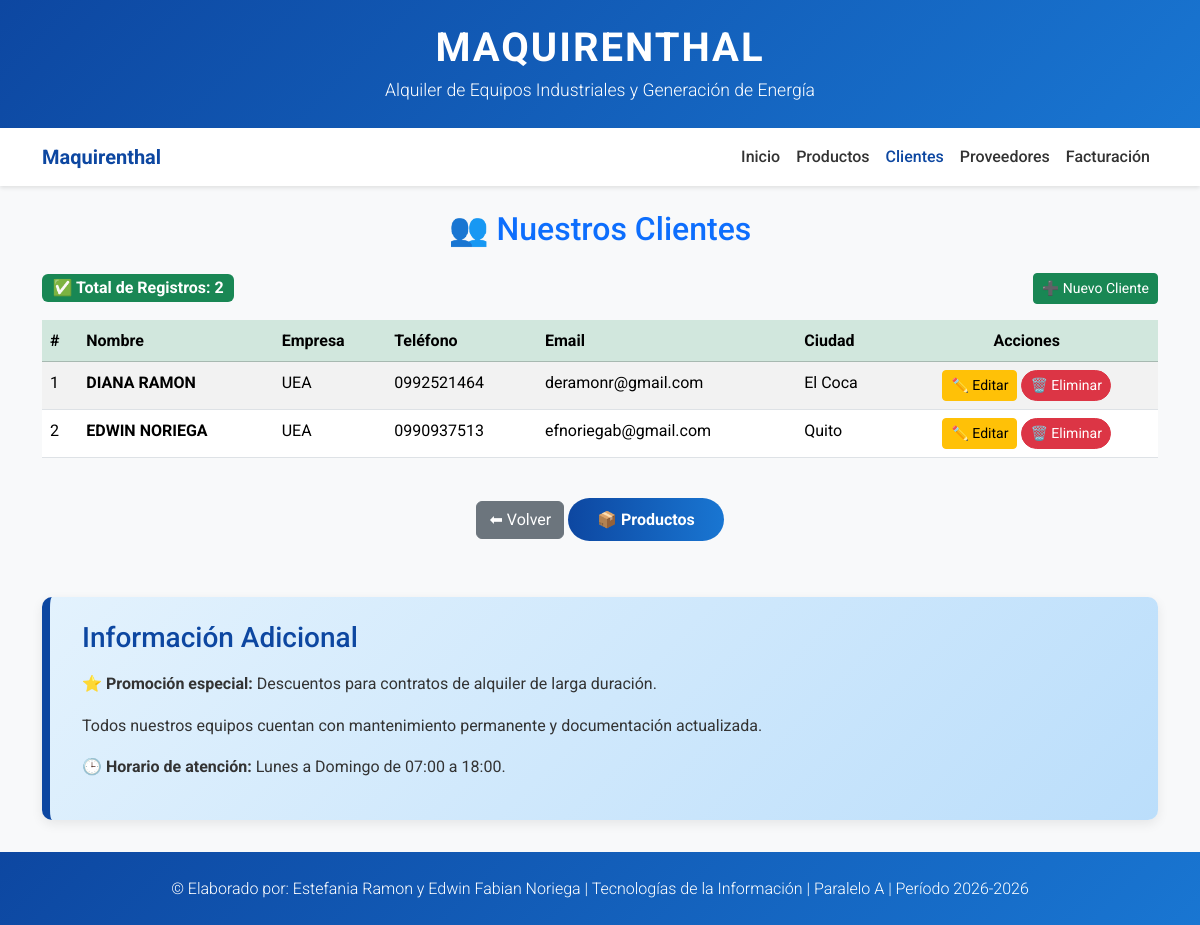
Screenshot of /clientes with the database file from the repository.
### tables this page shows
CREATE TABLE clientes (
            id INTEGER PRIMARY KEY AUTOINCREMENT,
            nombre TEXT NOT NULL,
            empresa TEXT NOT NULL,
            telefono TEXT NOT NULL,
            email TEXT NOT NULL,
            ciudad TEXT NOT NULL
        );

### app.py (the view)
@app.route('/clientes')
def clientes():
    conn = get_db()
    cursor = conn.cursor()
    cursor.execute('SELECT * FROM clientes ORDER BY id DESC')
    clientes = cursor.fetchall()
    conn.close()
    return render_template('clientes.html',
                          clientes=clientes,
                          empresa=NOMBRE_EMPRESA)

### app.py (called while the page is built)
def get_db():
    os.makedirs('data', exist_ok=True)
    conn = sqlite3.connect('data/maquirenthal.db')
    conn.row_factory = sqlite3.Row
    return conn

### templates/clientes.html (shortened to what this page needs)
{% extends "base.html" %}
{% block content %}
<h2 class="text-primary text-center mb-4">👥 Nuestros Clientes</h2>
<div class="d-flex justify-content-between align-items-center mb-3">
    <span class="badge bg-success fs-6">✅ Total de Registros: {{ clientes|length }}</span>
    <a href="{{ url_for('cliente_nuevo') }}" class="btn btn-success btn-sm">➕ Nuevo Cliente</a>
</div>
<div class="table-responsive">
    <table class="table table-striped table-hover">
        <thead class="table-success">
            <tr>
                <th>#</th>
                <th>Nombre</th>
                <th>Empresa</th>
                <th>Teléfono</th>
                <th>Email</th>
                <th>Ciudad</th>
                <th class="text-center">Acciones</th>
            </tr>
        </thead>
        <tbody>
            {% for c in clientes %}
            <tr>
                <td>{{ loop.index }}</td>
                <td><strong>{{ c['nombre']|upper }}</strong></td>
                <td>{{ c['empresa'] }}</td>
                <td>{{ c['telefono'] }}</td>
                <td>{{ c['email'] }}</td>
                <td>{{ c['ciudad']|title }}</td>
                <td class="text-center">
                    <a href="{{ url_for('cliente_editar', id=c['id']) }}" class="btn btn-warning btn-sm" title="Editar">✏️ Editar</a>
                    <a href="{{ url_for('cliente_eliminar', id=c['id']) }}" class="btn btn-danger btn-sm" title="Eliminar" onclick="return confirm('¿Eliminar este cliente?')">🗑️ Eliminar</a>
                </td>
            </tr>
            {% endfor %}
        </tbody>
    </table>
</div>
<div class="text-center mt-4">
    <a href="{{ url_for('index') }}" class="btn btn-secondary">⬅ Volver</a>
    <a href="{{ url_for('productos') }}" class="btn btn-primary">📦 Productos</a>
</div>
{% endblock %}

### static/css/style.css (style rules this page uses)
* { margin: 0; padding: 0; box-sizing: border-box; }
body { font-family: 'Roboto', sans-serif; background-color: #f8f9fa; color: #333; line-height: 1.6; }
.btn-primary { background: linear-gradient(to right, #0d47a1, #1976d2); border: none; border-radius: 25px; padding: 0.6rem 1.8rem; font-weight: 700; transition: all 0.3s ease; }
.btn-danger { border-radius: 20px; transition: all 0.3s ease; }
html { scroll-behavior: smooth; }

### rows the page displays
clientes: nombre "DIANA RAMON", empresa "UEA", telefono "0992521464", email "deramonr@gmail.com", ciudad "El Coca"
clientes: nombre "EDWIN NORIEGA", empresa "UEA", telefono "0990937513", email "efnoriegab@gmail.com", ciudad "Quito"

### other values shown
{{ label }} "Inicio" "Productos" "Clientes" "Proveedores" "Facturación"
{{ clientes|length }} "2"
